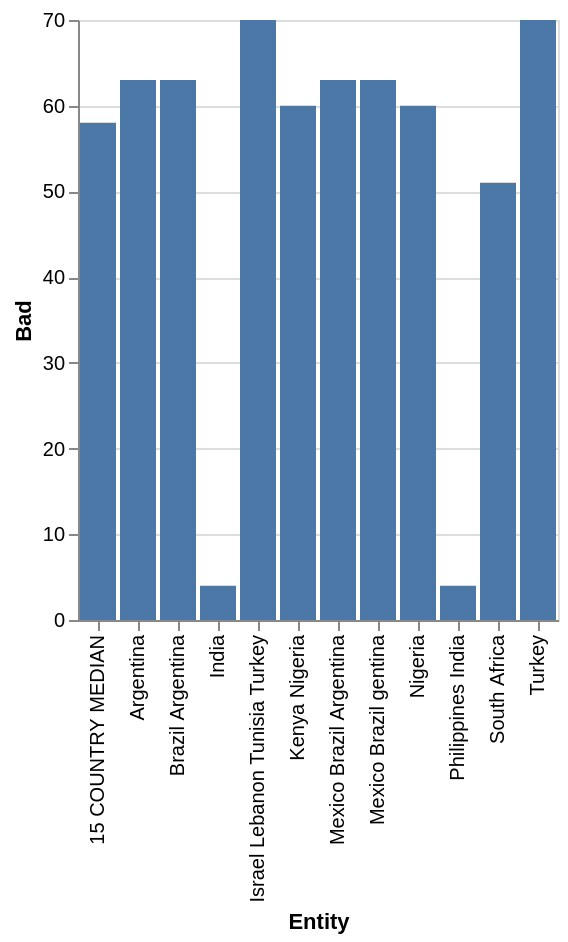

Describe this chart as a Vega-Lite specification.
### Vega-Lite specification from a JSON file in a GitHub repository (floating-point values rounded to 4 significant figures)
{"$schema": "https://vega.github.io/schema/vega-lite/v5.json", "description": "Bar chart auto-generated from CSV", "data": {"values": [{"Entity": "15 COUNTRY MEDIAN", "Bad": 58.0}, {"Entity": "Argentina", "Bad": 63.0}, {"Entity": "Brazil Argentina", "Bad": 63.0}, {"Entity": "Mexico Brazil Argentina", "Bad": 63.0}, {"Entity": "Mexico Brazil gentina", "Bad": 63.0}, {"Entity": "Nigeria", "Bad": 60.0}, {"Entity": "Kenya Nigeria", "Bad": 60.0}, {"Entity": "South Africa", "Bad": 51.0}, {"Entity": "Turkey", "Bad": 70.0}, {"Entity": "Israel Lebanon Tunisia Turkey", "Bad": 70.0}, {"Entity": "Japan Indonesia South Korea", "Bad": NaN}, {"Entity": "India", "Bad": 4.0}, {"Entity": "Philippines India", "Bad": 4.0}]}, "mark": "bar", "encoding": {"x": {"field": "Entity", "type": "ordinal"}, "y": {"field": "Bad", "type": "quantitative"}}}
